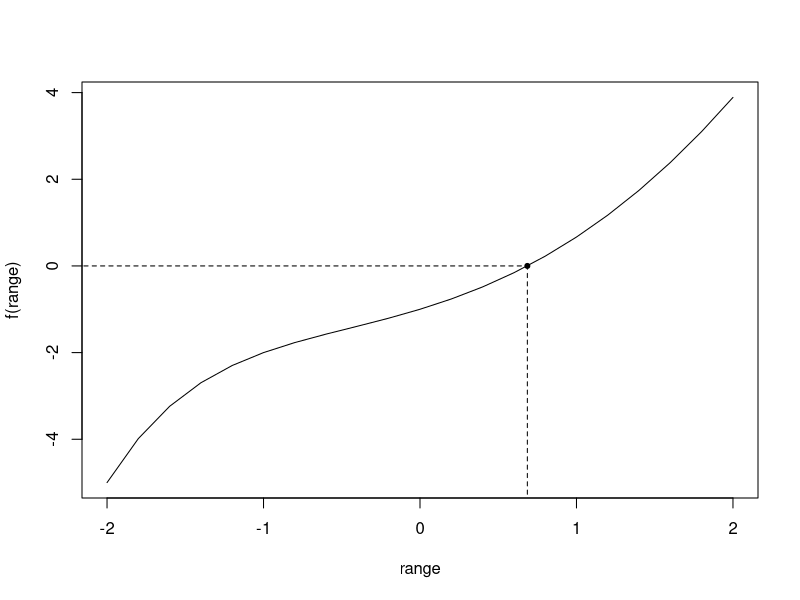
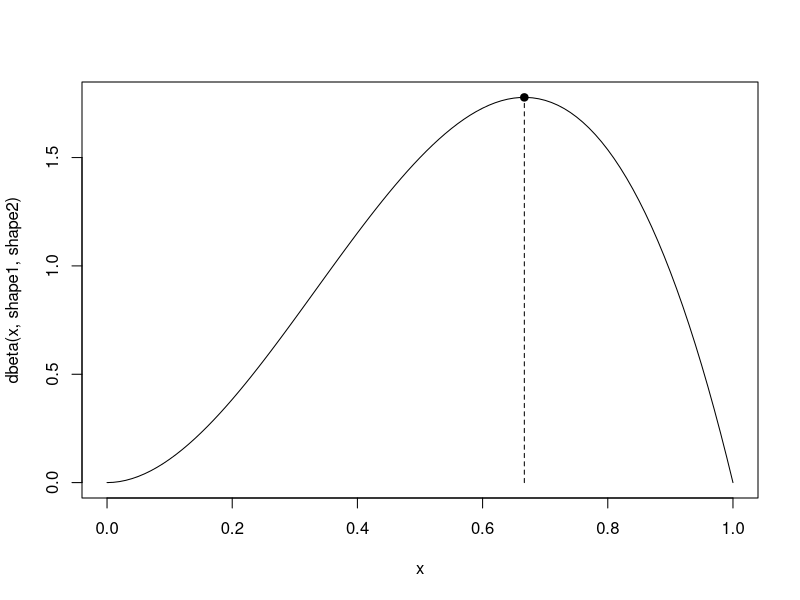

Write R code to recreate these figures, in order.
## ------------------------------------------------------------------------
# in one line of code
uniroot(function(x) x^2-3^(-x), lower=0, upper=1)
? uniroot
# in more lines of code
f <- function(x){
	x^2-3^(-x)
}
# calculate root
opt <- uniroot(f, lower=0, upper=1)
# check arguments
names(opt)
# evaluate 'f(.)' in the root
f(opt$root)
# visualize the function
range <- seq(-2, 2, by=0.2)
plot(range, f(range), type="l")
points(opt$root, f(opt$root), pch=20)
segments(opt$root, -7, opt$root, 0, lty=2)
segments(-3, 0, opt$root, 0, lty=2)

## ------------------------------------------------------------------------
# visualize the density
shape1 <- 3
shape2 <- 2
x <- seq(from=0, to=1, by=0.01)
curve(dbeta(x,shape1,shape2), xlim=range(x))

opt_beta <- optimize(dbeta, interval=c(0,1), maximum=TRUE, shape1, shape2)
points(opt_beta$maximum, opt_beta$objective, pch=20, cex=1.5)
segments(opt_beta$maximum, 0, opt_beta$maximum, opt_beta$objective, lty=2)

## ------------------------------------------------------------------------
nsim <- 10000
x <- rgamma(nsim, shape=3, rate=1.5)
# calculate log-likelihood
f <- function(p,x){
	-sum(dgamma(x, shape=p[1], rate=p[2], log=TRUE))
}
nlm(f, c(1, 1), x=x)

# same example, now use 'optim'
optim(c(1, 1), f, x=x)

